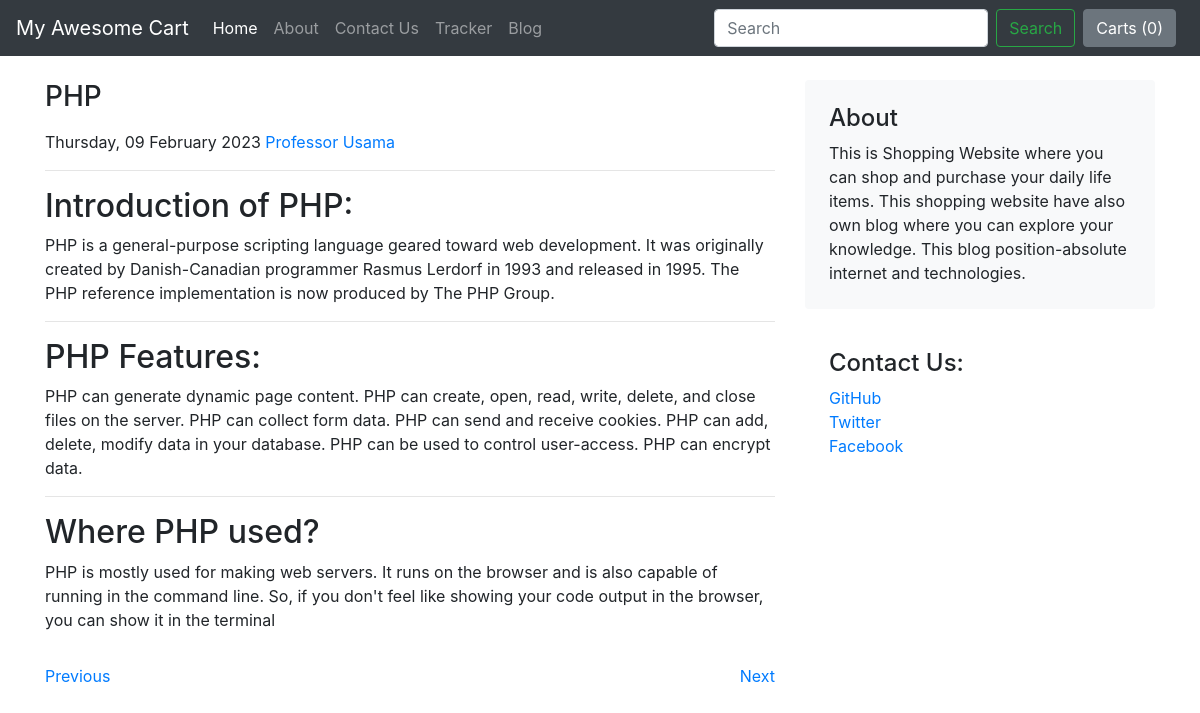
The app's page /blog/blogpost/4 with its own data.
### blog/models.py (models this page shows)
class Blogpost(models.Model):
    post_id = models.AutoField(primary_key=True)
    title = models.CharField(max_length=300, default='')
    heading0 = models.CharField(max_length=150, default='')
    content0 = models.CharField(max_length=10000, default='')
    heading1 = models.CharField(max_length=150, default='')
    content1 = models.CharField(max_length=10000, default='')
    heading2 = models.CharField(max_length=150, default='')
    content2 = models.CharField(max_length=10000, default='')
    publish_date = models.DateField()
    post_thumbnail = models.ImageField(upload_to='blog/imgages', default='')
    def __str__(self):
        return self.title

### blog/views.py (the view)
# urls.py: path("blogpost/<int:post_id>", views.blogpost, name="blogpost"),
def blogpost(request, post_id):
    getData = Blogpost.objects.filter(post_id=post_id)
    postData = {"data":getData}
    print(postData)
    return render(request, 'blog/blogpost.html', postData)

### blog/templates/blog/blogpost.html (shortened to what this page needs)
{%extends 'blog/basic.html'%}
{%block body%}
<div class="container mt-2">
    <div class="row g-5 mt-4">
        <div class="col-md-8">
            {%for data in data%}
            <h3 class="pb-2 mb-2 fst-italic">{{data.title}}</h3>
            <p class="blog-post-meta">{{data.publish_date|date:"l, d F o"}} <a
                    href="https://www.instagram.com/prof.usama/" target="_blank">Professor Usama</a></p>
            <hr>
            <article class="blog-post">
                <h2 class="blog-post-title">{{data.heading0}}</h2>
                <p>{{data.content0}}</p>
                <hr>
                <h2>{{data.heading1}}</h2>
                <p>{{data.content1}}</p>
                <hr>
                <h2>{{data.heading2}}</h2>
                <p>{{data.content2}}</p>
            </article>
            <a href="#" class="pre-section mt-3">Previous</a>
            <a href="#" class="next-section mt-3">Next</a>
            {%endfor%}
        </div>
        <div class="col-md-4">
            <div class="position-sticky" style="top: 2rem;">
                <div class="p-4 mb-3 bg-light rounded">
                    <h4 class="fst-italic">About</h4>
                    <p class="mb-0">This is Shopping Website where you can shop and purchase your daily life items.
                        This shopping website have also own blog where you can explore your knowledge. This blog
                        position-absolute
                        internet and technologies.
                    </p>
                </div>
                <div class="p-4">
                    <h4 class="fst-italic">Contact Us:</h4>
                    <ol class="list-unstyled">
                        <li><a href="https://github.com/UsamaDarkweb" target="_blank">GitHub</a></li>
                        <li><a href="https://twitter.com/professor_usama" target="_blank">Twitter</a></li>
                        <li><a href="https://www.facebook.com/prof.usamaamjid" target="_blank">Facebook</a></li>
                    </ol>
                </div>
            </div>
        </div>
    </div>
</div>
{%endblock%}

### records on screen
Blogpost: title "PHP", publish_date "Thursday, 09 February 2023", heading0 "Introduction of PHP:", content0 "PHP is a general-purpose scripting language geared toward web development. It was originally created by Danish-Canadian programmer Rasmus Lerdorf in 1993 and released in 1995. The PHP reference implementation is now produced by The PHP Group.", heading1 "PHP Features:", content1 "PHP can generate dynamic page content. PHP can create, open, read, write, delete, and close files on the server. PHP can collect form data. PHP can send and receive cookies. PHP can add, delete, modify data in your database. PHP can be used to control user-access. PHP can encrypt data.", heading2 "Where PHP used?", content2 "PHP is mostly used for making web servers. It runs on the browser and is also capable of running in the command line. So, if you don't feel like showing your code output in the browser, you can show it in the terminal"
